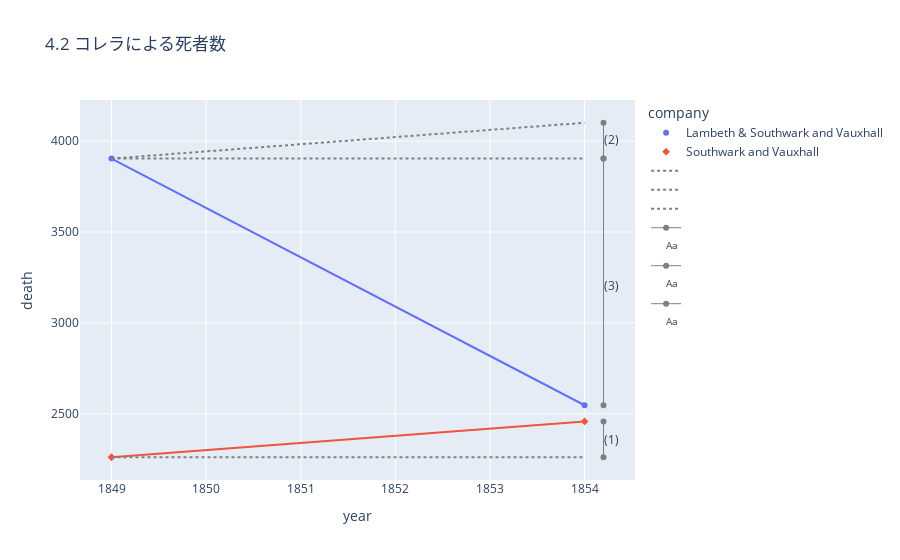

The notebook cell saved with this chart:
### Markdown cell above
## plotly expressによる可視化

### Code cell
fig = px.scatter(JS_sum, x='year', y='death', color='company', trendline="ols", symbol='company', title='4.2 コレラによる死者数')
# 補助線を追加していく
fig.add_trace(go.Scatter(
    x=[1849, 1854],
    y=[3904, 3904 + 197],
    mode="lines",
    line=dict(color='gray', dash='dot'),
    name=''
))
fig.add_trace(go.Scatter(
    x=[1849, 1854],
    y=[3904, 3904],
    mode="lines",
    line=dict(color='gray', dash='dot'),
    name=''
))
fig.add_trace(go.Scatter(
    x=[1849, 1854],
    y=[2261, 2261],
    mode="lines",
    line=dict(color='gray', dash='dot'),
    name=''
))
fig.add_trace(go.Scatter(
    x=[1854.2, 1854.2],
    y=[2261, 2458],
    mode="lines+markers",
    line=dict(color='gray', width=1),
    name='',
))
fig.add_trace(go.Scatter(
    x=[1854.2],
    y=[2350],
    mode="text",
    name='',
    text='(1)',
    textposition='middle right'
))
fig.add_trace(go.Scatter(
    x=[1854.2, 1854.2],
    y=[3904, 3904+197],
    mode="lines+markers",
    line=dict(color='gray', width=1),
    name='',
))
fig.add_trace(go.Scatter(
    x=[1854.2],
    y=[3904+99],
    mode="text",
    name='',
    text='(2)',
    textposition='middle right'
))
fig.add_trace(go.Scatter(
    x=[1854.2, 1854.2],
    y=[2547, 3904],
    mode="lines+markers",
    line=dict(color='gray', width=1),
    name=''
))
fig.add_trace(go.Scatter(
    x=[1854.2],
    y=[3200],
    mode="text",
    name='',
    text='(3)',
    textposition='middle right'
))

### Figure 1 — Plotly figure (JSON) as saved in the notebook; plotly's stock layout.template omitted (floating-point values rounded to 4 significant figures)
{"data": [{"hovertemplate": "company=Lambeth & Southwark and Vauxhall<br>year=%{x}<br>death=%{y}<extra></extra>", "legendgroup": "Lambeth & Southwark and Vauxhall", "marker": {"color": "#636efa", "symbol": "circle"}, "mode": "markers", "name": "Lambeth & Southwark and Vauxhall", "orientation": "v", "showlegend": true, "type": "scatter", "x": [1849, 1854], "xaxis": "x", "y": [3904, 2547], "yaxis": "y"}, {"hovertemplate": "<b>OLS trendline</b><br>death = -271.4 * year + 505723<br>R<sup>2</sup>=1.000000<br><br>company=Lambeth & Southwark and Vauxhall<br>year=%{x}<br>death=%{y} <b>(trend)</b><extra></extra>", "legendgroup": "Lambeth & Southwark and Vauxhall", "marker": {"color": "#636efa", "symbol": "circle"}, "mode": "lines", "name": "Lambeth & Southwark and Vauxhall", "showlegend": false, "type": "scatter", "x": [1849, 1854], "xaxis": "x", "y": [3904.0, 2547.0], "yaxis": "y"}, {"hovertemplate": "company=Southwark and Vauxhall<br>year=%{x}<br>death=%{y}<extra></extra>", "legendgroup": "Southwark and Vauxhall", "marker": {"color": "#EF553B", "symbol": "diamond"}, "mode": "markers", "name": "Southwark and Vauxhall", "orientation": "v", "showlegend": true, "type": "scatter", "x": [1849, 1854], "xaxis": "x", "y": [2261, 2458], "yaxis": "y"}, {"hovertemplate": "<b>OLS trendline</b><br>death = 39.4 * year + -70589.6<br>R<sup>2</sup>=1.000000<br><br>company=Southwark and Vauxhall<br>year=%{x}<br>death=%{y} <b>(trend)</b><extra></extra>", "legendgroup": "Southwark and Vauxhall", "marker": {"color": "#EF553B", "symbol": "diamond"}, "mode": "lines", "name": "Southwark and Vauxhall", "showlegend": false, "type": "scatter", "x": [1849, 1854], "xaxis": "x", "y": [2261.0, 2458.0], "yaxis": "y"}, {"line": {"color": "gray", "dash": "dot"}, "mode": "lines", "name": "", "type": "scatter", "x": [1849, 1854], "y": [3904, 4101]}, {"line": {"color": "gray", "dash": "dot"}, "mode": "lines", "name": "", "type": "scatter", "x": [1849, 1854], "y": [3904, 3904]}, {"line": {"color": "gray", "dash": "dot"}, "mode": "lines", "name": "", "type": "scatter", "x": [1849, 1854], "y": [2261, 2261]}, {"line": {"color": "gray", "width": 1}, "mode": "lines+markers", "name": "", "type": "scatter", "x": [1854.0, 1854.0], "y": [2261, 2458]}, {"mode": "text", "name": "", "text": "(1)", "textposition": "middle right", "type": "scatter", "x": [1854.0], "y": [2350]}, {"line": {"color": "gray", "width": 1}, "mode": "lines+markers", "name": "", "type": "scatter", "x": [1854.0, 1854.0], "y": [3904, 4101]}, {"mode": "text", "name": "", "text": "(2)", "textposition": "middle right", "type": "scatter", "x": [1854.0], "y": [4003]}, {"line": {"color": "gray", "width": 1}, "mode": "lines+markers", "name": "", "type": "scatter", "x": [1854.0, 1854.0], "y": [2547, 3904]}, {"mode": "text", "name": "", "text": "(3)", "textposition": "middle right", "type": "scatter", "x": [1854.0], "y": [3200]}], "layout": {"legend": {"title": {"text": "company"}, "tracegroupgap": 0}, "title": {"text": "4.2 コレラによる死者数"}, "xaxis": {"anchor": "y", "domain": [0, 1], "title": {"text": "year"}}, "yaxis": {"anchor": "x", "domain": [0, 1], "title": {"text": "death"}}}}
